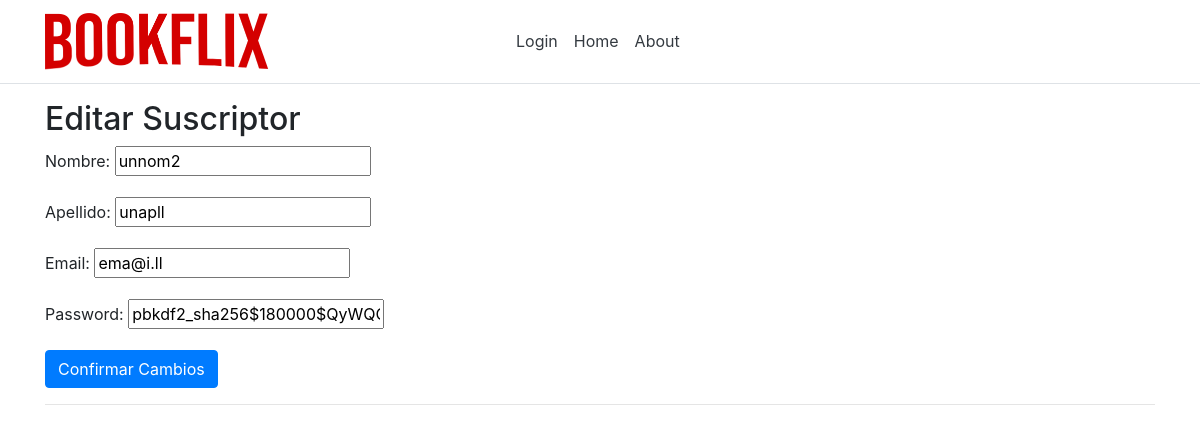
Before: /editarSuscriptor/24 (signed in) with the older database file.
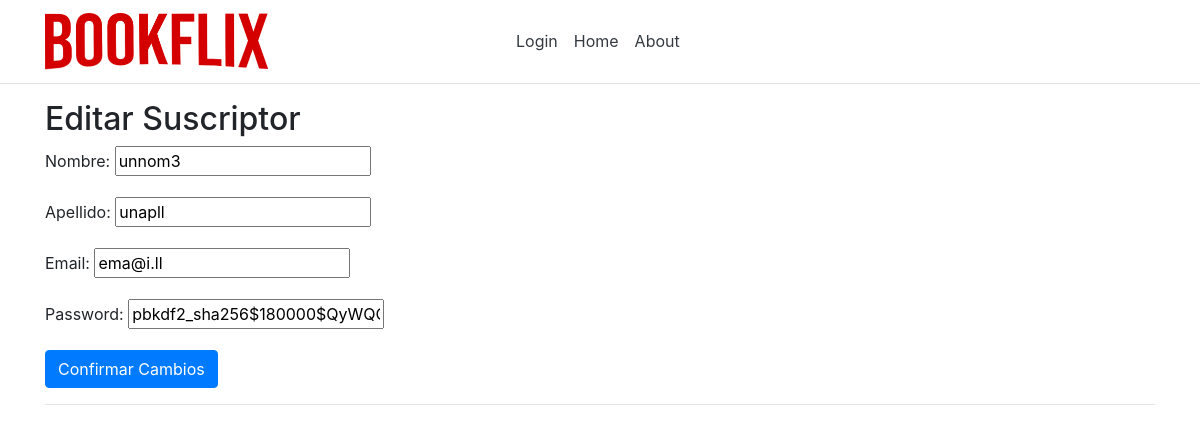
After: the same page with the newer database file.
### app/models.py (models this page shows, shortened)
class User(AbstractBaseUser):
    nombre = models.CharField(max_length=50)
    apellido = models.CharField(max_length=50)
    email = models.EmailField(max_length=255,unique=True)
    active = models.BooleanField(default=True) #can login
    staff = models.BooleanField(default=False) #staff user non superuser
    admin = models.BooleanField(default=False) #superuser
    superuser = models.BooleanField(default=False)
    idTarjeta = models.IntegerField(default=0)
    premium = models.BooleanField(default=False)
    USERNAME_FIELD = 'email' #username
    REQUIRED_FIELDS = [] #'full_name' python manage.py createsuperuser
    objects = UserManager()
    @property
    def is_active(self):
        return self.active
    @property
    def is_superuser(self):
        return self.superuser

### app/views.py (the view)
# urls.py: path('editarSuscriptor/<int:sus_id>', views.editarSuscriptor, name='editarsus'),
def editarSuscriptor(request, sus_id):
    instancia = User.objects.get(id=sus_id)
    form = SuscriptorForm(instance=instancia)
    if request.method == "POST":
        form = SuscriptorForm(request.POST, instance=instancia)
        if form.is_valid():
            instancia = form.save(commit=False)
            instancia.save()
    return render(request, "users/editar.html", {'form': form})

### app/forms.py
class SuscriptorForm(forms.ModelForm):
    class Meta:
        model = User
        fields = ('nombre', 'apellido', 'email', 'password')

### app/templates/users/editar.html (shortened to what this page needs)
{% extends 'default/layout.html' %}
{% block suscriptor %}
<h2>Editar Suscriptor</h2>
  <form method="POST">
    {{ form.as_p }}
    <button type="submit" class="btn btn-primary">Confirmar Cambios</button>
  </form>
  <hr />
{% endblock %}

Changed rows visible on the page:
changed User "unapll": nombre "unnom2" → "unnom3"
